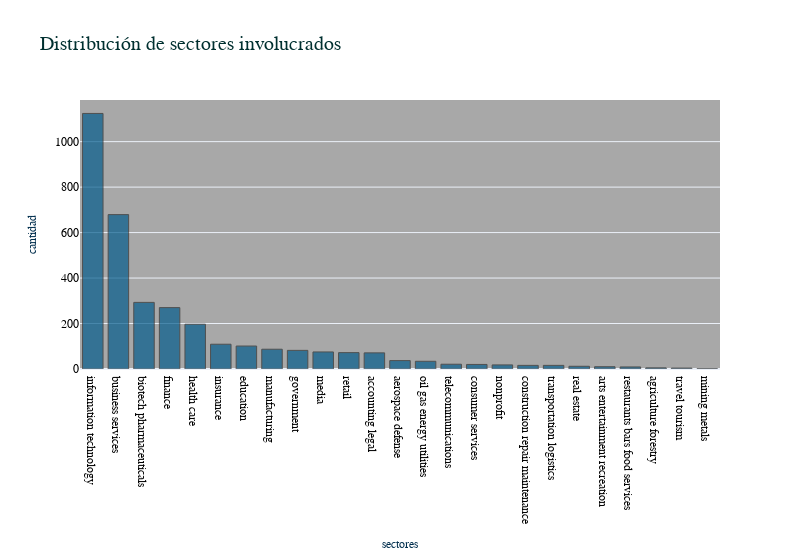

Notebook code cell kept with this figure:
### Markdown cell above
### Sectores involucrados en las ofertas de trabajo

### Code cell
my_bar_count(df,'sector','Distribución de sectores involucrados','sectores','cantidad')

### Figure 1 — Plotly figure (JSON) as saved in the notebook; plotly's stock layout.template omitted (floating-point values rounded to 4 significant figures)
{"data": [{"marker": {"color": "#045C8C", "line": {"color": "rgba(43, 43, 43, 1.0)", "width": 1}}, "name": "sector", "opacity": 0.7, "orientation": "v", "text": "", "type": "bar", "x": ["information technology", "business services", "biotech pharmaceuticals", "finance", "health care", "insurance", "education", "manufacturing", "government", "media", "retail", "accounting legal", "aerospace defense", "oil gas energy utilities", "telecommunications", "consumer services", "nonprofit", "construction repair maintenance", "transportation logistics", "real estate", "arts entertainment recreation", "restaurants bars food services", "agriculture forestry", "travel tourism", "mining metals"], "y": [1124, 679, 293, 270, 197, 109, 101, 87, 82, 75, 72, 71, 37, 34, 21, 20, 18, 16, 16, 12, 10, 9, 5, 4, 1]}], "layout": {"font": {"color": "black", "family": "Courier New, monospace"}, "plot_bgcolor": "rgb(168,168,168)", "title": {"font": {"color": "#003030", "family": "Arial", "size": 20}, "text": "Distribución de sectores involucrados"}, "width": 800, "xaxis": {"title": {"font": {"color": "#002e4d", "family": "Courier New, monospace", "size": 12}, "text": "sectores"}}, "yaxis": {"title": {"font": {"color": "#002e4d", "family": "Courier New, monospace", "size": 12}, "text": "cantidad"}}}}
